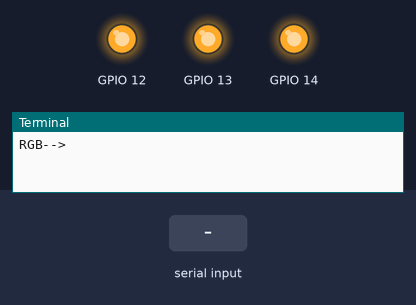
This program was run on a simulated Raspberry Pi (BCM pin numbers). On the bench: output pins drawn as LEDs (lit = HIGH), the last lines printed to the terminal. The inputs (shaded band) are chosen by the test bench.

Above: at 1.2 s.
1.3 s: "200" typed at the terminal
At 1.7 s:
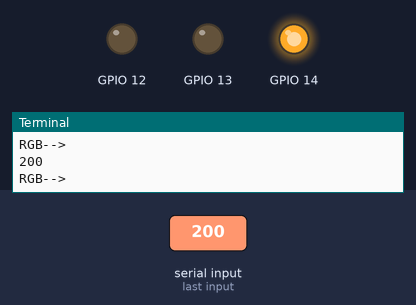
Timing chart, 0 to 4.3 s (numbered marks = the images above; inputs shaded):
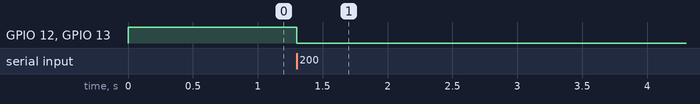

The program:

rgb.py
```python
import RPi.GPIO as GPIO

GPIO.setmode(GPIO.BCM)

GPIO.setup(14, GPIO.OUT) #red
GPIO.output(14,1)
GPIO.setup(13, GPIO.OUT) #green
GPIO.output(13,1)
GPIO.setup(12, GPIO.OUT) #blue
GPIO.output(12,1)

try:
    while(True):
        request = raw_input("RGB-->")
        if (len(request) == 3):
            GPIO.output(14, int(request[0]))
            GPIO.output(13, int(request[1]))
            GPIO.output(12, int(request[2]))
except KeyboardInterrupt:
    GPIO.cleanup()
```

Measured:
- after the input at 1.3 s, GPIO 12, GPIO 13: HIGH → LOW at once
